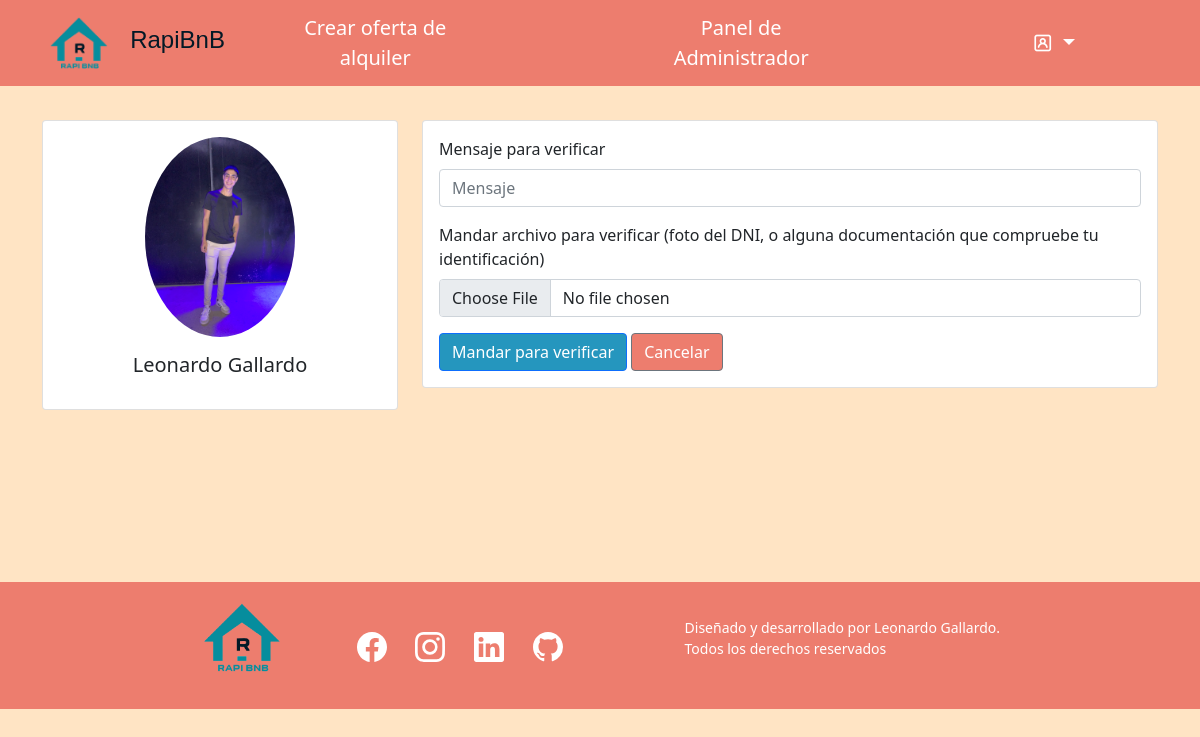
Screenshot of /archivoVerificar.php (signed in) with the database file from the repository.
### tables this page shows
CREATE TABLE `usuarios` (
  `ID` int(11) NOT NULL,
  `Nombre` varchar(255) NOT NULL,
  `Apellido` varchar(255) NOT NULL,
  `DNI` varchar(20) NOT NULL,
  `CorreoElectronico` varchar(255) NOT NULL,
  `Telefono` varchar(20) DEFAULT NULL,
  `Intereses` text DEFAULT NULL,
  `Avatar` varchar(255) DEFAULT NULL,
  `Verificado` tinyint(1) DEFAULT 0,
  `FechaVerificacion` date DEFAULT NULL,
  `Biografia` text DEFAULT NULL,
  `Rol` tinyint(1) DEFAULT 0,
  `Contraseña` varchar(255) NOT NULL,
  `MensajeVerificacion` text DEFAULT NULL,
  `ArchivoVerificacion` varchar(255) DEFAULT NULL,
  `FechaVencimiento` date DEFAULT NULL
);

### archivoVerificar.php (the view, shortened to what this page needs)
<?php
require_once 'header.php';
if (isset($_SESSION["usuario"])) {
    $query = "SELECT nombre, apellido, dni, correoElectronico, telefono, intereses, avatar, biografia FROM usuarios WHERE id = {$_SESSION['usuario']}";
    $result = mysqli_query($conexion, $query);
    if ($row = mysqli_fetch_assoc($result)) {
        $nombre = $row['nombre'];
        $apellido = $row['apellido'];
        $foto = $row['avatar'];
    }
}
?>
<div class="container py-5">
    <div class="row">
        <div class="col-lg-4">
            <div class="card mb-4">
                <div class="card-body text-center">
                    <img src="<?php echo $foto; ?>" alt="avatar" class="rounded-circle img-fluid" style="width: 150px;">
                    <h5 class="my-3"><?php echo $nombre, " ", $apellido ?></h5>
                </div>
            </div>
        </div>
        <div class="col-lg-8">
            <div class="card mb-4">
                <div class="card-body">
                    <form action="verificacion.php" method="post" enctype="multipart/form-data">
                    <div class="mb-3">
                        <label for="mensaje" class="form-label">Mensaje para verificar</label>
                        <input type="text" class="form-control" id="mensaje" name="mensaje" placeholder="Mensaje" required>
                    </div>
                    <div class="mb-3">
                        <label for="archivo" class="form-label">Mandar archivo para verificar (foto del DNI, o alguna documentación que compruebe tu identificación)</label>
                        <input type="file" class="form-control" id="archivo" name="archivo" required>
                    </div>
                        <button type="submit" class="btn btn-primary" style="background-color: #2596be;color:white;">Mandar para verificar</button>
                        <a href="perfil.php" class="btn btn-secondary" style="background-color: #ED7D6E; color: white;">Cancelar</a>
                    </form>
                </div>
            </div>
        </div>
    </div>
</div>
<?php
require_once "footer.php";
?>

### estilo/navbar.css (style rules this page uses)
body { background-color: bisque; }

### rows the page displays
usuarios: Avatar (picture), Nombre "Leonardo", Apellido "Gallardo"
